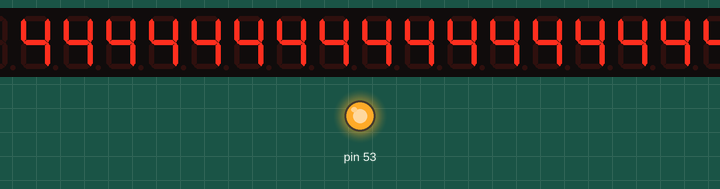
Simulated run of this sketch. Board: Arduino Mega 2560, built with avr-gcc and run on an emulated ATmega2560. On the bench: 32-digit seven-segment display, output pins drawn as LEDs (lit = HIGH). Wiring (inferred from the names in the program): MAX7219 LED driver: CS pin 12. Pins used as bus, display or sensor lines are not drawn; what the sketch prints to the serial monitor is not drawn.

Above: at 1.39 s.

The sketch:

display-controller.ino
```cpp
#include "LedControl1.h"

// Wiring for Arduino Mega with hardware SPI:
// - DIN -> 51 (MOSI - hardware SPI, fixed pin)
// - CS  -> 12  pin needs to be specified
// - CLK -> 52 (SCK - hardware SPI, fixed pin)
// - VCC -> 5V
// - GND -> GND
// Note: With hardware SPI, MOSI and SCK pins are fixed by hardware

constexpr uint8_t PIN_CS = 12;

// Display grid dimensions
constexpr uint8_t NUM_ROWS = 10;
constexpr uint8_t DIGITS_PER_ROW = 24;
constexpr uint8_t TOTAL_DIGITS = NUM_ROWS * DIGITS_PER_ROW;

// Hardware configuration
constexpr uint8_t DIGITS_PER_DEVICE = 8;

// Derived hardware configuration
constexpr uint8_t DEVICES_PER_ROW = DIGITS_PER_ROW / DIGITS_PER_DEVICE;
constexpr uint8_t NUM_DEVICES = NUM_ROWS * DEVICES_PER_ROW;

int BASE_BRIGHTNESS = 3;  // normal brightness (0–15)
int currentBrightness = BASE_BRIGHTNESS;

LedControl lc = LedControl(51, 52, PIN_CS, NUM_DEVICES);
unsigned long lastReadyTime = 0;

// Buffer for binary data: 30 bytes (8 bits per byte, 240 squares total)
const uint8_t BYTES_TO_READ = 30;  // 240 squares / 8 bits = 30 bytes
uint8_t messageBuffer[BYTES_TO_READ];

void setup() {
  Serial.begin(57600);

  for (uint8_t d = 0; d < NUM_DEVICES; d++) {
    lc.shutdown(d, false);
    delayMicroseconds(100);
    lc.disableDisplayTest(d);
    delayMicroseconds(100);
  }

  // Now configure all devices
  for (uint8_t d = 0; d < NUM_DEVICES; d++) {
    lc.setScanLimit(d, 7);
    lc.setIntensity(d, currentBrightness);
    lc.clearDisplay(d);
  }
  rowTest();
  delay(1000); // Give time for test to complete before starting loop
}


void loop() {

  // HEARTBEAT - send READY periodically
  unsigned long now = millis();
  if (now - lastReadyTime > 1000) {
    Serial.println("READY");
    lastReadyTime = now;
  }

  uint8_t * message = readSerialMessage();

  if (message != NULL) {
    // Process the message and update displays
    processMessage(message);
  }

}

// ----------------- helpers -----------------

void setAllDigitsOff() {
  // Use clearDisplay - one SPI transfer per device
  for (uint8_t dev = 0; dev < NUM_DEVICES; dev++) {
    lc.clearDisplay(dev);
    if ((dev + 1) % 5 == 0) {
      delayMicroseconds(50);
    }
  }
  delayMicroseconds(100);
}


void rowTest() {
  // Display the row number (0-9) on all digits of all devices in this row
  setAllDigitsOff();
  delay(500);

  for (uint8_t row = 0; row < NUM_ROWS; row++) {
    uint8_t firstDevice = row * DEVICES_PER_ROW;

    for (uint8_t devOffset = 0; devOffset < DEVICES_PER_ROW; devOffset++) {
      uint8_t device = firstDevice + devOffset;
      for (uint8_t digit = 0; digit < DIGITS_PER_DEVICE; digit++) {
        lc.setDigit(device, digit, row, false);
        delayMicroseconds(50);
      }
    }

    delay(50);
  }

  delay(200);
  setAllDigitsOff();
}

// Read 30 bytes from serial (240 squares packed as 8 bits per byte)
uint8_t * readSerialMessage() {
  uint16_t available = Serial.available();

  // Only read complete frames - exactly 30 bytes
  if (available >= BYTES_TO_READ) {
    // If we have more than 30 bytes, we're behind - skip to latest frame
    if (available > BYTES_TO_READ) {
      // Discard old frames, keep only the latest 30 bytes
      uint16_t excess = available - BYTES_TO_READ;
      for (uint16_t i = 0; i < excess; i++) {
        Serial.read();
      }
    }
    // Read the complete frame (30 bytes)
    for (uint8_t i = 0; i < BYTES_TO_READ; i++) {
      messageBuffer[i] = Serial.read();
    }
    return messageBuffer;
  }
  return NULL;
}

// Process message bytes and update displays
void processMessage(uint8_t * bytes) {
  uint16_t squareIndex = 0;  // Track which square we're on (0-239)

  // Process each of the 30 bytes (240 bits total)
  for (uint8_t byteIndex = 0; byteIndex < BYTES_TO_READ; byteIndex++) {
    uint8_t byte = bytes[byteIndex];

    // Extract 8 bits from this byte (MSB first, as JS packs them)
    for (int8_t bit = 7; bit >= 0; bit--) {
      bool isActive = (byte >> bit) & 1;

      uint8_t row = squareIndex / DIGITS_PER_ROW;
      uint8_t physicalDigit = squareIndex % DIGITS_PER_ROW;
      uint8_t device = row * DEVICES_PER_ROW + (physicalDigit / DIGITS_PER_DEVICE);
      uint8_t digit = physicalDigit % DIGITS_PER_DEVICE;

      // Update display
      if (isActive) {
        lc.setDigit(device, digit, 8, false);
      } else {
        lc.setChar(device, digit, ' ', false);
      }

      squareIndex++;
    }
  }
}
```

LedControl1.cpp
```cpp
// (licence header left out)
#include "LedControl1.h"

//the opcodes for the MAX7221 and MAX7219
#define OP_NOOP 0
#define OP_DIGIT0 1
#define OP_DIGIT1 2
#define OP_DIGIT2 3
#define OP_DIGIT3 4
#define OP_DIGIT4 5
#define OP_DIGIT5 6
#define OP_DIGIT6 7
#define OP_DIGIT7 8
#define OP_DECODEMODE 9
#define OP_INTENSITY 10
#define OP_SCANLIMIT 11
#define OP_SHUTDOWN 12
#define OP_DISPLAYTEST 15

LedControl::LedControl(int dataPin, int clkPin, int csPin, int numDevices) {
  // With hardware SPI, dataPin and clkPin are ignored (hardware uses fixed pins)
  // On Mega: MOSI=51, SCK=52 (fixed by hardware)
  SPI_CS = csPin;
  // Remove the 8-device restriction - allow any number of devices
  if (numDevices <= 0)
    numDevices = 1;  // Just ensure it's at least 1
  maxDevices = numDevices;
  SPI.begin();
  // Don't call beginTransaction here - call it before each transfer in spiTransfer()
  pinMode(SPI_CS, OUTPUT);
  digitalWrite(SPI_CS, HIGH);
  // Initialize status array for up to 30 devices (30 * 8 = 240)
  for (int i = 0; i < 240; i++)
    status[i] = 0x00;
  for (int i = 0; i < maxDevices; i++) {
    spiTransfer(i, OP_DISPLAYTEST, 0);  // Turn off display test
    delayMicroseconds(100);             // Small delay to ensure command is processed
    //scanlimit is set to max on startup
    setScanLimit(i, 7);
    //decode is done in source
    spiTransfer(i, OP_DECODEMODE, 0);
    clearDisplay(i);
    //we go into shutdown-mode on startup
    shutdown(i, true);
  }
}

int LedControl::getDeviceCount() {
  return maxDevices;
}

void LedControl::shutdown(int addr, bool b) {
  if (addr < 0 || addr >= maxDevices)
    return;
  if (b)
    spiTransfer(addr, OP_SHUTDOWN, 0);
  else
    spiTransfer(addr, OP_SHUTDOWN, 1);
}

void LedControl::setScanLimit(int addr, int limit) {
  if (addr < 0 || addr >= maxDevices)
    return;
  if (limit >= 0 && limit < 8)
    spiTransfer(addr, OP_SCANLIMIT, limit);
}

void LedControl::setIntensity(int addr, int intensity) {
  if (addr < 0 || addr >= maxDevices)
    return;
  if (intensity >= 0 && intensity < 16)
    spiTransfer(addr, OP_INTENSITY, intensity);
}

void LedControl::clearDisplay(int addr) {
  int offset;

  if (addr < 0 || addr >= maxDevices)
    return;
  offset = addr * 8;
  for (int i = 0; i < 8; i++) {
    status[offset + i] = 0;
    spiTransfer(addr, i + 1, status[offset + i]);
  }
}

void LedControl::setLed(int addr, int row, int column, boolean state) {
  int offset;
  byte val = 0x00;

  if (addr < 0 || addr >= maxDevices)
    return;
  if (row < 0 || row > 7 || column < 0 || column > 7)
    return;
  offset = addr * 8;
  val = B10000000 >> column;
  if (state)
    status[offset + row] = status[offset + row] | val;
  else {
    val = ~val;
    status[offset + row] = status[offset + row] & val;
  }
  spiTransfer(addr, row + 1, status[offset + row]);
}

void LedControl::setRow(int addr, int row, byte value) {
  int offset;
  if (addr < 0 || addr >= maxDevices)
    return;
  if (row < 0 || row > 7)
    return;
  offset = addr * 8;
  status[offset + row] = value;
  spiTransfer(addr, row + 1, status[offset + row]);
}

void LedControl::setColumn(int addr, int col, byte value) {
  byte val;

  if (addr < 0 || addr >= maxDevices)
    return;
  if (col < 0 || col > 7)
    return;
  for (int row = 0; row < 8; row++) {
    val = value >> (7 - row);
    val = val & 0x01;
    setLed(addr, row, col, val);
  }
}

void LedControl::setDigit(int addr, int digit, byte value, boolean dp) {
  int offset;
  byte v;

  if (addr < 0 || addr >= maxDevices)
    return;
  if (digit < 0 || digit > 7 || value > 15)
    return;
  offset = addr * 8;
  v = pgm_read_byte_near(charTable + value);
  if (dp)
    v |= B10000000;
  status[offset + digit] = v;
  spiTransfer(addr, digit + 1, v);
}

void LedControl::setChar(int addr, int digit, char value, boolean dp) {
  int offset;
  byte index, v;

  if (addr < 0 || addr >= maxDevices)
    return;
  if (digit < 0 || digit > 7)
    return;
  offset = addr * 8;
  index = (byte)value;
  if (index > 127) {
    //no defined beyond index 127, so we use the space char
    index = 32;
  }
  v = pgm_read_byte_near(charTable + index);
  if (dp)
    v |= B10000000;
  status[offset + digit] = v;
  spiTransfer(addr, digit + 1, v);
}

void LedControl::disableDisplayTest(int addr) {
  if (addr < 0 || addr >= maxDevices)
    return;
  spiTransfer(addr, OP_DISPLAYTEST, 0);  // 0 = disable test mode
}

void LedControl::spiTransfer(int addr, volatile byte opcode, volatile byte data) {
  //Create an array with the data to shift out
  int offset = addr * 2;
  int maxbytes = maxDevices * 2;

  // Optimized: Only zero the bytes we need, not the entire array
  // Zero from start to our offset, and from our offset+2 to end
  for (int i = 0; i < offset; i++)
    spidata[i] = (byte)0;
  for (int i = offset + 2; i < maxbytes; i++)
    spidata[i] = (byte)0;

  //put our device data into the array
  spidata[offset + 1] = opcode;
  spidata[offset] = data;

  // Start SPI transaction (configures SPI settings for this transfer)
  SPI.beginTransaction(SPISettings(1000000, MSBFIRST, SPI_MODE0));

  //enable the line
  digitalWrite(SPI_CS, LOW);

  //Now shift out the data (in reverse order for daisy chain)
  for (int i = maxbytes; i > 0; i--)
    SPI.transfer(spidata[i - 1]);

  //latch the data onto the display
  digitalWrite(SPI_CS, HIGH);

  // Increased delay to ensure data is latched (especially important for long chains)
  delayMicroseconds(10);

  // End SPI transaction (releases SPI bus)
  SPI.endTransaction();

  // Small delay to allow MAX7219 to process the command
  delayMicroseconds(5);
}
```

LedControl1.h
```cpp
// (licence header left out)
#ifndef LedControl1_h
#define LedControl1_h

#include <avr/pgmspace.h>
#include <SPI.h>


#if (ARDUINO >= 100)
#include <Arduino.h>
#else
#include <WProgram.h>
#endif

/*
 * Segments to be switched on for characters and digits on
 * 7-Segment Displays
 */
const static byte charTable[] PROGMEM = {
  B01111110, B00110000, B01101101, B01111001, B00110011, B01011011, B01011111, B01110000,
  B01111111, B01111011, B01110111, B00011111, B00001101, B00111101, B01001111, B01000111,
  B00000000, B00000000, B00000000, B00000000, B00000000, B00000000, B00000000, B00000000,
  B00000000, B00000000, B00000000, B00000000, B00000000, B00000000, B00000000, B00000000,
  B00000000, B00000000, B00000000, B00000000, B00000000, B00000000, B00000000, B00000000,
  B00000000, B00000000, B00000000, B00000000, B10000000, B00000001, B10000000, B00000000,
  B01111110, B00110000, B01101101, B01111001, B00110011, B01011011, B01011111, B01110000,
  B01111111, B01111011, B00000000, B00000000, B00000000, B00000000, B00000000, B00000000,
  B00000000, B01110111, B00011111, B00001101, B00111101, B01001111, B01000111, B00000000,
  B00110111, B00000000, B00000000, B00000000, B00001110, B00000000, B00000000, B00000000,
  B01100111, B00000000, B00000000, B00000000, B00000000, B00000000, B00000000, B00000000,
  B00000000, B00000000, B00000000, B00000000, B00000000, B00000000, B00000000, B00001000,
  B00000000, B01110111, B00011111, B00001101, B00111101, B01001111, B01000111, B00000000,
  B00110111, B00000000, B00000000, B00000000, B00001110, B00000000, B00010101, B00011101,
  B01100111, B00000000, B00000000, B00000000, B00000000, B00000000, B00000000, B00000000,
  B00000000, B00000000, B00000000, B00000000, B00000000, B00000000, B00000000, B00000000
};

class LedControl {
private:
  /* The array for shifting the data to the devices */
  byte spidata[60];  // Increased from 16 to 60 to support 30 devices (30 * 2 bytes = 60)
  /* Send out a single command to the device */
  void spiTransfer(int addr, byte opcode, byte data);

  /* We keep track of the led-status for all devices in this array */
  byte status[240];  // Increased from 64 to 240 to support 30 devices (30 * 8 digits = 240)
  /* Data is shifted out of this pin*/
  int SPI_MOSI;
  /* The clock is signaled on this pin */
  int SPI_CLK;
  /* This one is driven LOW for chip selectzion */
  int SPI_CS;
  /* The maximum number of devices we use */
  int maxDevices;

public:
  /*
         * Create a new controler
         * Params :
         * dataPin		pin on the Arduino where data gets shifted out
         * clockPin		pin for the clock
         * csPin		pin for selecting the device
         * numDevices	maximum number of devices that can be controled
         */
  LedControl(int dataPin, int clkPin, int csPin, int numDevices = 1);

  /*
         * Gets the number of devices attached to this LedControl.
         * Returns :
         * int	the number of devices on this LedControl
         */
  int getDeviceCount();

  /*
         * Set the shutdown (power saving) mode for the device
         * Params :
         * addr	The address of the display to control
         * status	If true the device goes into power-down mode. Set to false
         *		for normal operation.
         */
  void shutdown(int addr, bool status);

  /*
         * Set the number of digits (or rows) to be displayed.
         * See datasheet for sideeffects of the scanlimit on the brightness
         * of the display.
         * Params :
         * addr	address of the display to control
         * limit	number of digits to be displayed (1..8)
         */
  void setScanLimit(int addr, int limit);

  /*
         * Set the brightness of the display.
         * Params:
         * addr		the address of the display to control
         * intensity	the brightness of the display. (0..15)
         */
  void setIntensity(int addr, int intensity);

  /*
         * Switch all Leds on the display off.
         * Params:
         * addr	address of the display to control
         */
  void clearDisplay(int addr);

  /*
         * Set the status of a single Led.
         * Params :
         * addr	address of the display
         * row	the row of the Led (0..7)
         * col	the column of the Led (0..7)
         * state	If true the led is switched on,
         *		if false it is switched off
         */
  void setLed(int addr, int row, int col, boolean state);

  /*
         * Set all 8 Led's in a row to a new state
         * Params:
         * addr	address of the display
         * row	row which is to be set (0..7)
         * value	each bit set to 1 will light up the
         *		corresponding Led.
         */
  void setRow(int addr, int row, byte value);

  /*
         * Set all 8 Led's in a column to a new state
         * Params:
         * addr	address of the display
         * col	column which is to be set (0..7)
         * value	each bit set to 1 will light up the
         *		corresponding Led.
         */
  void setColumn(int addr, int col, byte value);

  /*
         * Display a hexadecimal digit on a 7-Segment Display
         * Params:
         * addr	address of the display
         * digit	the position of the digit on the display (0..7)
         * value	the value to be displayed. (0x00..0x0F)
         * dp	sets the decimal point.
         */
  void setDigit(int addr, int digit, byte value, boolean dp);

  /*
         * Display a character on a 7-Segment display.
         * There are only a few characters that make sense here :
         *	'0','1','2','3','4','5','6','7','8','9','0',
         *  'A','b','c','d','E','F','H','L','P',
         *  '.','-','_',' '
         * Params:
         * addr	address of the display
         * digit	the position of the character on the display (0..7)
         * value	the character to be displayed.
         * dp	sets the decimal point.
         */
  void setChar(int addr, int digit, char value, boolean dp);

  /*
         * Disable display test mode for a device
         * Params:
         * addr	address of the display to control
         */
  void disableDisplayTest(int addr);
};

#endif  //LedControl.h
```
